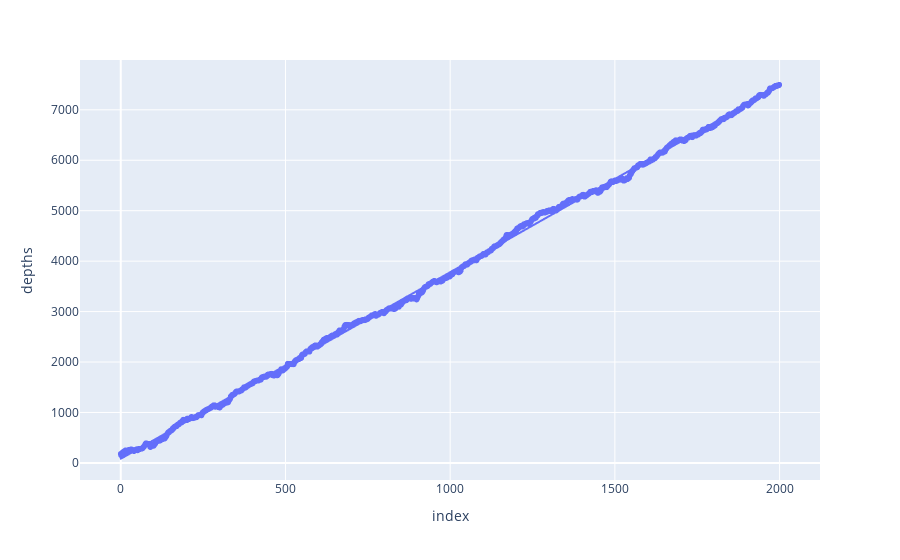

Notebook source saved alongside this figure:
### Markdown cell above
Ok so we've noticed with my friends that we have different input files. One per user, or a finite number (like 20) i don't know, but i'm curious about the code used to generate the data. Let's try and see if we can reverse it.

### Code cell
import plotly.express as px

fig = px.scatter(df, y="depths", trendline="ols")
fig.show()

### Figure 1 — Plotly figure (JSON) as saved in the notebook; plotly's stock layout.template omitted (floating-point values rounded to 4 significant figures; data arrays with more than 128 entries replaced by an {"elided": "..."} marker saying what was removed)
{"data": [{"hovertemplate": "index=%{x}<br>depths=%{y}<extra></extra>", "legendgroup": "", "marker": {"color": "#636efa", "symbol": "circle"}, "mode": "markers", "name": "", "showlegend": false, "type": "scattergl", "x": {"elided": "2000 int values"}, "xaxis": "x", "y": {"elided": "2000 int values"}, "yaxis": "y"}, {"hovertemplate": "<b>OLS trendline</b><br>depths = 3.69841 * index + 81.9132<br>R<sup>2</sup>=0.999290<br><br>index=%{x}<br>depths=%{y} <b>(trend)</b><extra></extra>", "legendgroup": "", "marker": {"color": "#636efa", "symbol": "circle"}, "mode": "lines", "name": "", "showlegend": false, "type": "scattergl", "x": {"elided": "2000 int values"}, "xaxis": "x", "y": {"elided": "2000 float values"}, "yaxis": "y"}], "layout": {"autosize": true, "legend": {"tracegroupgap": 0}, "margin": {"t": 60}, "xaxis": {"anchor": "y", "autorange": true, "domain": [0, 1], "range": [-119.1, 2118.0], "title": {"text": "index"}, "type": "linear"}, "yaxis": {"anchor": "x", "autorange": true, "domain": [0, 1], "range": [-416.7, 8066.0], "title": {"text": "depths"}, "type": "linear"}}}
